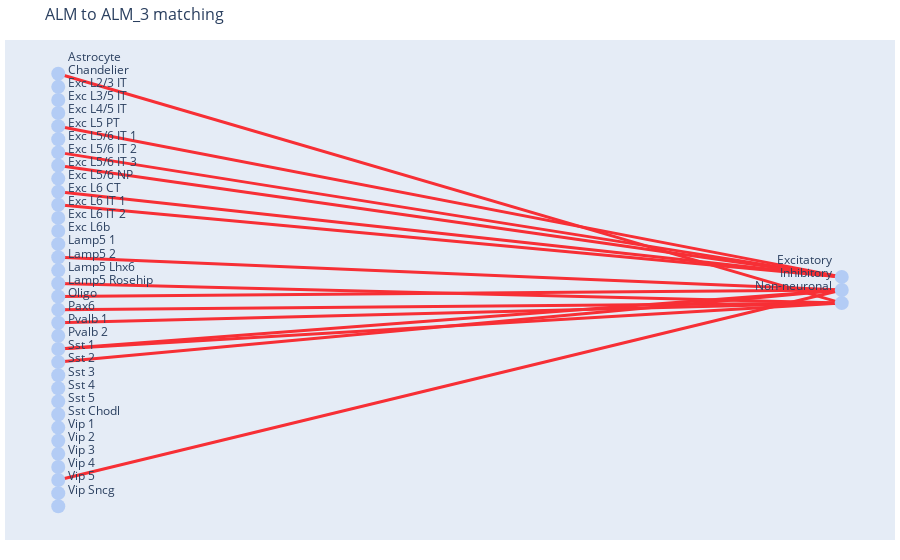

The cell this chart's notebook holds for it:
### Code cell
# granular -> coarse mapping
lp_rcm = RefCM(solver='lp', max_merges=5, max_splits=3)
m = lp_rcm.match(coarse, granular)
m.display_matching_graph()

### Figure 1 — Plotly figure (JSON) as saved in the notebook; plotly's stock layout.template omitted (floating-point values rounded to 4 significant figures)
{"data": [{"hoverinfo": "none", "line": {"color": "#90EE90", "width": 3}, "mode": "lines", "name": "correct matching", "type": "scatter", "x": [], "y": []}, {"hoverinfo": "none", "line": {"color": "#F72F35", "width": 3}, "mode": "lines", "name": "incorrect matching", "type": "scatter", "x": [0, 17, null, 0, 17, null, 0, 17, null, 0, 17, null, 0, 17, null, 0, 17, null, 0, 17, null, 0, 17, null, 0, 17, null, 0, 17, null, 0, 17, null, 0, 17, null, 0, 17, null, 0, 17, null, 0, 17, null], "y": [17, -0.5, null, 13, 1.5, null, 11, 1.5, null, 10, 1.5, null, 8, 1.5, null, 7, 1.5, null, 3, 0.5, null, 1, -0.5, null, 0, 0.5, null, -1, -0.5, null, -2, -0.5, null, -4, 0.5, null, -4, -0.5, null, -5, 0.5, null, -14, 0.5, null]}, {"hoverinfo": "text", "marker": {"color": ["#B3CCF5", "#B3CCF5", "#B3CCF5", "#B3CCF5", "#B3CCF5", "#B3CCF5", "#B3CCF5", "#B3CCF5", "#B3CCF5", "#B3CCF5", "#B3CCF5", "#B3CCF5", "#B3CCF5", "#B3CCF5", "#B3CCF5", "#B3CCF5", "#B3CCF5", "#B3CCF5", "#B3CCF5", "#B3CCF5", "#B3CCF5", "#B3CCF5", "#B3CCF5", "#B3CCF5", "#B3CCF5", "#B3CCF5", "#B3CCF5", "#B3CCF5", "#B3CCF5", "#B3CCF5", "#B3CCF5", "#B3CCF5", "#B3CCF5", "#B3CCF5"], "size": 14}, "mode": "markers+text", "text": ["Astrocyte", "Chandelier", "Exc L2/3 IT", "Exc L3/5 IT", "Exc L4/5 IT", "Exc L5 PT", "Exc L5/6 IT 1", "Exc L5/6 IT 2", "Exc L5/6 IT 3", "Exc L5/6 NP", "Exc L6 CT", "Exc L6 IT 1", "Exc L6 IT 2", "Exc L6b", "Lamp5 1", "Lamp5 2", "Lamp5 Lhx6", "Lamp5 Rosehip", "Oligo", "Pax6", "Pvalb 1", "Pvalb 2", "Sst 1", "Sst 2", "Sst 3", "Sst 4", "Sst 5", "Sst Chodl", "Vip 1", "Vip 2", "Vip 3", "Vip 4", "Vip 5", "Vip Sncg"], "textposition": "top right", "type": "scatter", "x": [0, 0, 0, 0, 0, 0, 0, 0, 0, 0, 0, 0, 0, 0, 0, 0, 0, 0, 0, 0, 0, 0, 0, 0, 0, 0, 0, 0, 0, 0, 0, 0, 0, 0], "y": [17, 16, 15, 14, 13, 12, 11, 10, 9, 8, 7, 6, 5, 4, 3, 2, 1, 0, -1, -2, -3, -4, -5, -6, -7, -8, -9, -10, -11, -12, -13, -14, -15, -16]}, {"hoverinfo": "text", "marker": {"color": ["#B3CCF5", "#B3CCF5", "#B3CCF5"], "size": 14}, "mode": "markers+text", "text": ["Excitatory", "Inhibitory", "Non-neuronal"], "textposition": "top left", "type": "scatter", "x": [17, 17, 17], "y": [1.5, 0.5, -0.5]}], "layout": {"hovermode": "closest", "margin": {"b": 20, "l": 5, "r": 5, "t": 40}, "showlegend": false, "title": {"font": {"size": 16}, "text": "ALM to ALM_3 matching"}, "xaxis": {"showgrid": false, "showticklabels": false, "zeroline": false}, "yaxis": {"showgrid": false, "showticklabels": false, "zeroline": false}}}
